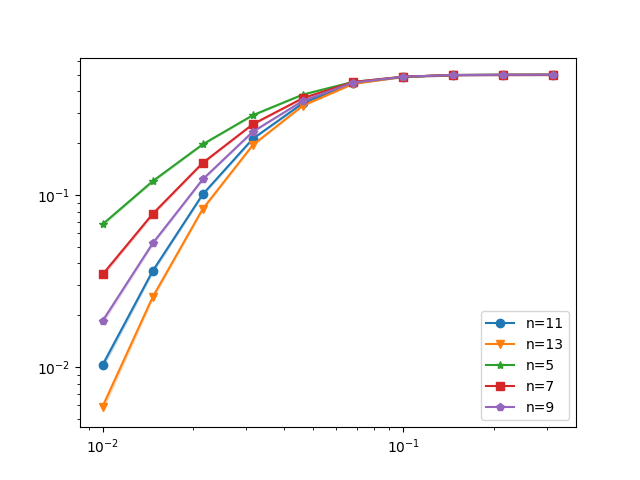

Write Python code to recreate this figure.
import stim
import numpy as np
import pymatching
import sinter
from matplotlib import pyplot as plt
import torch
import torch.nn as nn
import torch.nn.functional as F
from torch.utils.data import IterableDataset, DataLoader
import lightning as L
import wandb
import math
import random

def get_circ(n, rounds, p):
    circ = stim.Circuit("R " + " ".join(map(str, range(n))))
    circ.append_from_stim_program_text(f"X_ERROR({p}) " + " ".join(map(str, range(n))))
    for _ in range(rounds):
        circ.append_from_stim_program_text("R " + " ".join(map(str, range(n, 2*n))))
        circ.append_from_stim_program_text(f"X_ERROR({p}) " + " ".join(map(str, range(n, 2*n))))
        pairs = np.array([(i, i + n) for i in range(n-1)]).flatten()
        circ.append_from_stim_program_text("CX " + " ".join(map(str, pairs)))
        circ.append_from_stim_program_text(f"DEPOLARIZE2({p}) " + " ".join(map(str, pairs)))

        pairs = np.array([(i+1, i + n) for i in range(n-1)]).flatten()
        circ.append_from_stim_program_text("CX " + " ".join(map(str, pairs)))
        circ.append_from_stim_program_text(f"DEPOLARIZE2({p}) " + " ".join(map(str, pairs)))

        circ.append_from_stim_program_text("M " + " ".join(map(str, range(n, 2*n))))
        for i in range(1,n):
            circ.append_from_stim_program_text(f"DETECTOR rec[{-i}]")
    
    circ.append_from_stim_program_text(f"X_ERROR({p}) " + " ".join(map(str, range(n))))
    circ.append_from_stim_program_text("M " + " ".join(map(str, range(n))))
    for i in range(1, n):
        circ.append_from_stim_program_text(f"DETECTOR rec[{-i}] rec[{-i-1}]")
    circ.append_from_stim_program_text("OBSERVABLE_INCLUDE(0) " + " ".join(f"Z{i}" for i in range(n)))
    return circ

def generate_tasks():
    rounds = 20
    for n in [5, 7, 9, 11, 13]:
        # for rounds in [5, 15, 25, 35]:
        for p in np.logspace(-2, -0.5, 10):
            yield sinter.Task(
            circuit=get_circ(n, rounds, p),
            json_metadata={
                'n': n,
                'p': p,
                'rounds': rounds,
            },
        )

def collect_matching():
    # Collect the samples (takes a few minutes).
    samples = sinter.collect(
        num_workers=32,
        max_shots=1_000_000,
        tasks=generate_tasks(),
        decoders=['pymatching'],
        print_progress=True,
    )

    # Print samples as CSV data.
    print(sinter.CSV_HEADER)
    for sample in samples:
        print(sample.to_csv_line())

    # Render a matplotlib plot of the data.
    fig, ax = plt.subplots(1, 1)
    sinter.plot_error_rate(
        ax=ax,
        stats=samples,
        group_func=lambda stat: f"n={stat.json_metadata['n']}",
        x_func=lambda stat: stat.json_metadata['p'],
    )
    ax.loglog()
    ax.legend()
    fig.savefig('repitition.png')



class Decoder(nn.Module):
    def __init__(self, embedding_dim=128):
        super().__init__()
        self.embedding = nn.Embedding(2, embedding_dim)
        self.conv = nn.Sequential(
            nn.Conv2d(embedding_dim, embedding_dim, kernel_size=3, padding='same'),
            nn.BatchNorm2d(embedding_dim),
            nn.ReLU(),
            nn.Conv2d(embedding_dim, embedding_dim, kernel_size=3, padding='same'),
            nn.BatchNorm2d(embedding_dim),
            nn.ReLU(),
            nn.Conv2d(embedding_dim, embedding_dim, kernel_size=3, padding='same'),
            nn.BatchNorm2d(embedding_dim),
            nn.ReLU(),
            nn.Conv2d(embedding_dim, embedding_dim, kernel_size=3, padding='same'),
            nn.BatchNorm2d(embedding_dim),
            nn.ReLU()
        )
        self.proj = nn.Linear(embedding_dim, 1, bias=False)

    def forward(self, syndromes):
        X = torch.permute(self.embedding(syndromes), (0, 3, 1, 2))
        X = self.conv(X)
        X = X.mean(dim=(2,3))
        return self.proj(X)



class EMA:
    """Exponential Moving Average helper class."""
    def __init__(self, decay=0.999):
        self.decay = decay
        self.value = None
    
    def update(self, new_value):
        if self.value is None:
            self.value = new_value
        else:
            self.value = self.decay * self.value + (1 - self.decay) * new_value
        return self.value
    
    def get(self):
        return self.value if self.value is not None else 0.0
    
    def state_dict(self):
        return {'decay': self.decay, 'value': self.value}
    
    def load_state_dict(self, state_dict):
        self.decay = state_dict['decay']
        self.value = state_dict['value']


class RepetitionCodeDataset(IterableDataset):
    """Dataset for repetition code syndrome data with fixed n=25, p=0.07, varying rounds 1-25"""
    
    def __init__(self, batch_size=512):
        super().__init__()
        self.n = 7
        self.p = 0.02
        self.batch_size = batch_size
        self.rounds_range = (1, 25)
    
    def __iter__(self):
        """Generate infinite stream of repetition code data batches."""
        while True:
            rounds = np.random.randint(self.rounds_range[0], self.rounds_range[1] + 1)
            
            # Get circuit and sample data
            circ = get_circ(self.n, rounds, self.p)
            detector_error_model = circ.detector_error_model()
            sampler = detector_error_model.compile_sampler()
            
            # Sample syndromes and observables
            synd, obs, _ = sampler.sample(self.batch_size)
            
            # Reshape syndromes to (batch, rounds, n-1)
            X = synd.reshape((-1, rounds+1, self.n-1))
            
            yield X.astype(int), obs.astype(np.float32)


class RepetitionDecoderTrainer(L.LightningModule):
    def __init__(self, embedding_dim=128, lr=1e-3, batch_size=32):
        super().__init__()
        self.save_hyperparameters()
        
        self.model = Decoder(embedding_dim=embedding_dim)
        self.batch_size = batch_size
        self.lr = lr
        
        # Metrics tracking
        self.loss_ema = EMA(0.995)
        self.accuracy_ema = [EMA(0.995) for _ in range(25)]
    
    def forward(self, x):
        return self.model(x)
    
    def training_step(self, batch, batch_idx):
        x, y = batch
        rounds = x.shape[1]-2
        y_hat = self(x)
        loss = F.binary_cross_entropy_with_logits(y_hat, y)
        
        accuracy = ((y_hat>0) != y).float().mean()
        
        # Update EMA metrics
        self.loss_ema.update(loss.item())
        self.accuracy_ema[rounds].update(accuracy.item())
        
        if batch_idx > 150:
            self.log('loss_ema', self.loss_ema.get(), on_step=True, prog_bar=True)
            for i in range(25):
                self.log(f'inacc{i}', self.accuracy_ema[i].get(), on_step=True, prog_bar=True)
        return loss
    
    def configure_optimizers(self):
        return torch.optim.Adam(self.parameters(), lr=self.lr)
    
    def train_dataloader(self):
        dataset = RepetitionCodeDataset(batch_size=self.batch_size)
        return DataLoader(dataset, batch_size=None, num_workers=8, pin_memory=True)


def train_repetition_decoder():
    """Main training function for repetition code decoder"""
    # Model parameters
    embedding_dim = 64
    lr = 3e-4
    batch_size = 512
    max_steps = 100000
    
    # Create model
    model = RepetitionDecoderTrainer(
        embedding_dim=embedding_dim,
        lr=lr,
        batch_size=batch_size
    )
    
    # Setup wandb logger
    wandb_logger = L.pytorch.loggers.WandbLogger(
        project="scaling",
        group="repitition",
        name="repetition_decoder",
        config={
            "n": 25,
            "p": 0.07,
            "rounds_range": "1-25",
            "embedding_dim": embedding_dim,
            "lr": lr,
            "batch_size": batch_size,
            "max_steps": max_steps
        }
    )
    
    # Setup CSV logger
    csv_logger = L.pytorch.loggers.CSVLogger(
        save_dir="./logs",
        name="repetition_decoder"
    )
    
    # Create trainer
    trainer = L.Trainer(
        max_steps=max_steps,
        logger=[wandb_logger, csv_logger],
        log_every_n_steps=50,
        accelerator="auto",
        devices=1
    )
    
    # Train model
    print("Starting training...")
    trainer.fit(model)
    
    print("Training completed!")
    wandb.finish()


if __name__ == "__main__":
    train_repetition_decoder()
    # collect_matching()

